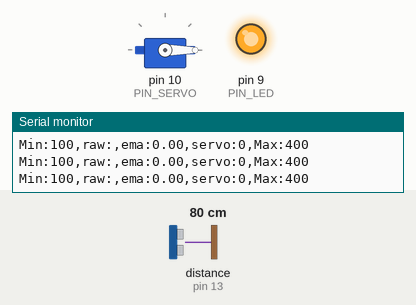
A sketch run on a simulated Arduino Uno, built with avr-gcc and run on an emulated ATmega328P. On the bench: servo, output pins drawn as LEDs (lit = HIGH), the last lines printed to the serial monitor. Wiring (inferred from the names in the program): ultrasonic range finder: trigger pin 12; echo pin 13. The inputs (shaded band) are chosen by the test bench; at power-on: distance to the obstacle (sensor on pin 13) 80 cm. The echo pulse lasts 58.3 µs per cm; pins used as bus, display or sensor lines are not drawn.

Above: at 1.2 s.
1.3 s: distance to the obstacle (sensor on pin 13) set to 18 cm
At 1.49 s:
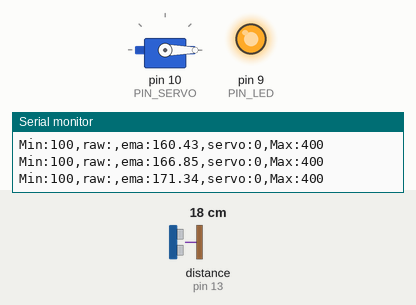
2.8 s: distance to the obstacle (sensor on pin 13) set to 35 cm
At 3.45 s:
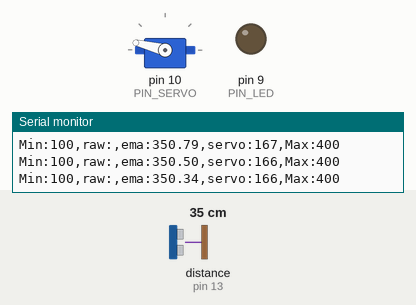
5.8 s: distance to the obstacle (sensor on pin 13) set to 2 cm
At 6.4 s:
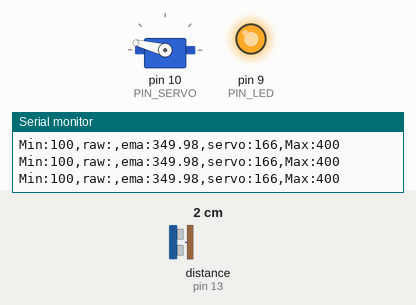
7.3 s: distance to the obstacle (sensor on pin 13) set to 18 cm
At 7.57 s:
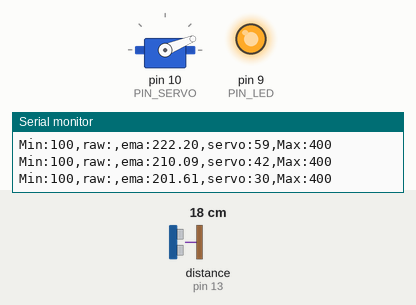
Timing chart, 0 to 10.2 s (numbered marks = the images above; inputs shaded):
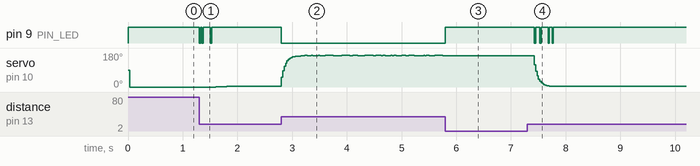

Measured:
- after the input at 1.3 s, pin 9 (PIN_LED): goes LOW 0.02 s, HIGH 0.03 s, LOW 0.02 s, HIGH 0.12 s, LOW 0.03 s, then HIGH, starting at once; servo on pin 10 (PIN_SERVO): 0° → 2° after 0.30 s, → 3° 0.20 s later
- after the input at 2.8 s, pin 9 (PIN_LED): HIGH → LOW at once
- after the input at 5.8 s, pin 9 (PIN_LED): LOW → HIGH at once; servo on pin 10 (PIN_SERVO): stops changing and stays 166°
- after the input at 7.3 s, servo on pin 10 (PIN_SERVO): moves from 166° to 3° over 0.35 s, starting after 0.13 s

The sketch:

11_example_1.ino
```cpp
#include <Servo.h>

// Arduino pin assignment
#define PIN_LED 9
#define PIN_SERVO 10
#define PIN_TRIG 12
#define PIN_ECHO 13

// configurable parameters
#define SND_VEL 346.0 // sound velocity at 24 celsius degree (unit: m/s)
#define INTERVAL 25 // sampling interval (unit: ms)
#define _DIST_MIN 180 // minimum distance to be measured (unit: mm)
#define _DIST_MAX 360 // maximum distance to be measured (unit: mm)

#define _DUTY_MIN 553 // servo full clockwise position (0 degree)
#define _DUTY_NEU 1476 // servo neutral position (90 degree)
#define _DUTY_MAX 2399 // servo full counterclockwise position (180 degree)
#define alpha 0.3

// global variables
float timeout; // unit: us
float dist_min, dist_max, dist_raw, dist_prev, dist_ema; // unit: mm
unsigned long last_sampling_time; // unit: ms
float scale; // used for pulse duration to distance conversion
Servo myservo;

void setup() {
// initialize GPIO pins
  pinMode(PIN_LED,OUTPUT);
  pinMode(PIN_TRIG,OUTPUT);
  digitalWrite(PIN_TRIG, LOW);
  pinMode(PIN_ECHO,INPUT);
  digitalWrite(PIN_LED,1);

  myservo.attach(PIN_SERVO);
  myservo.writeMicroseconds(_DUTY_NEU);

// initialize USS related variables
  dist_min = _DIST_MIN;
  dist_max = _DIST_MAX;
  timeout = (INTERVAL / 2) * 1000.0; // precalculate pulseIn() timeout value. (unit: us)
  scale = 0.001 * 0.5 * SND_VEL;
  dist_ema = 0;

// initialize serial port
  Serial.begin(57600);

// initialize last sampling time
  last_sampling_time = 0;
}

void loop() {
// wait until next sampling time.
// millis() returns the number of milliseconds since the program started. Will overflow after 50 days.
  if(millis() < last_sampling_time + INTERVAL) return;

// get a distance reading from the USS
  dist_raw = USS_measure(PIN_TRIG,PIN_ECHO);
  dist_ema = alpha*dist_raw + (1-alpha)*dist_ema;


// output the read value to the serial port
  Serial.print("Min:100,raw:");
  //Serial.print(dist_raw);
  Serial.print(",ema:");
  Serial.print(dist_ema);
  Serial.print(",servo:");
  Serial.print(myservo.read());
  Serial.println(",Max:400");

// adjust servo position according to the USS read value

  // add your code here!

   myservo.writeMicroseconds( _DUTY_MIN+((_DUTY_MAX-_DUTY_MIN)/180)*(dist_ema-180));

// update last sampling time
  last_sampling_time += INTERVAL;
}

// get a distance reading from USS. return value is in millimeter.
float USS_measure(int TRIG, int ECHO)
{
  float reading;
  digitalWrite(TRIG, HIGH);
  delayMicroseconds(10);
  digitalWrite(TRIG, LOW);

  reading = pulseIn(ECHO, HIGH, timeout) * scale; // unit: mm
  if(reading > _DIST_MIN && reading < _DIST_MAX) {
    digitalWrite(PIN_LED,0);
  }
  else {
    reading = 0.0;
    digitalWrite(PIN_LED,1);
  }
  if(reading == 0.0) reading = dist_prev;
  else dist_prev = reading;
  return reading;
}
```
